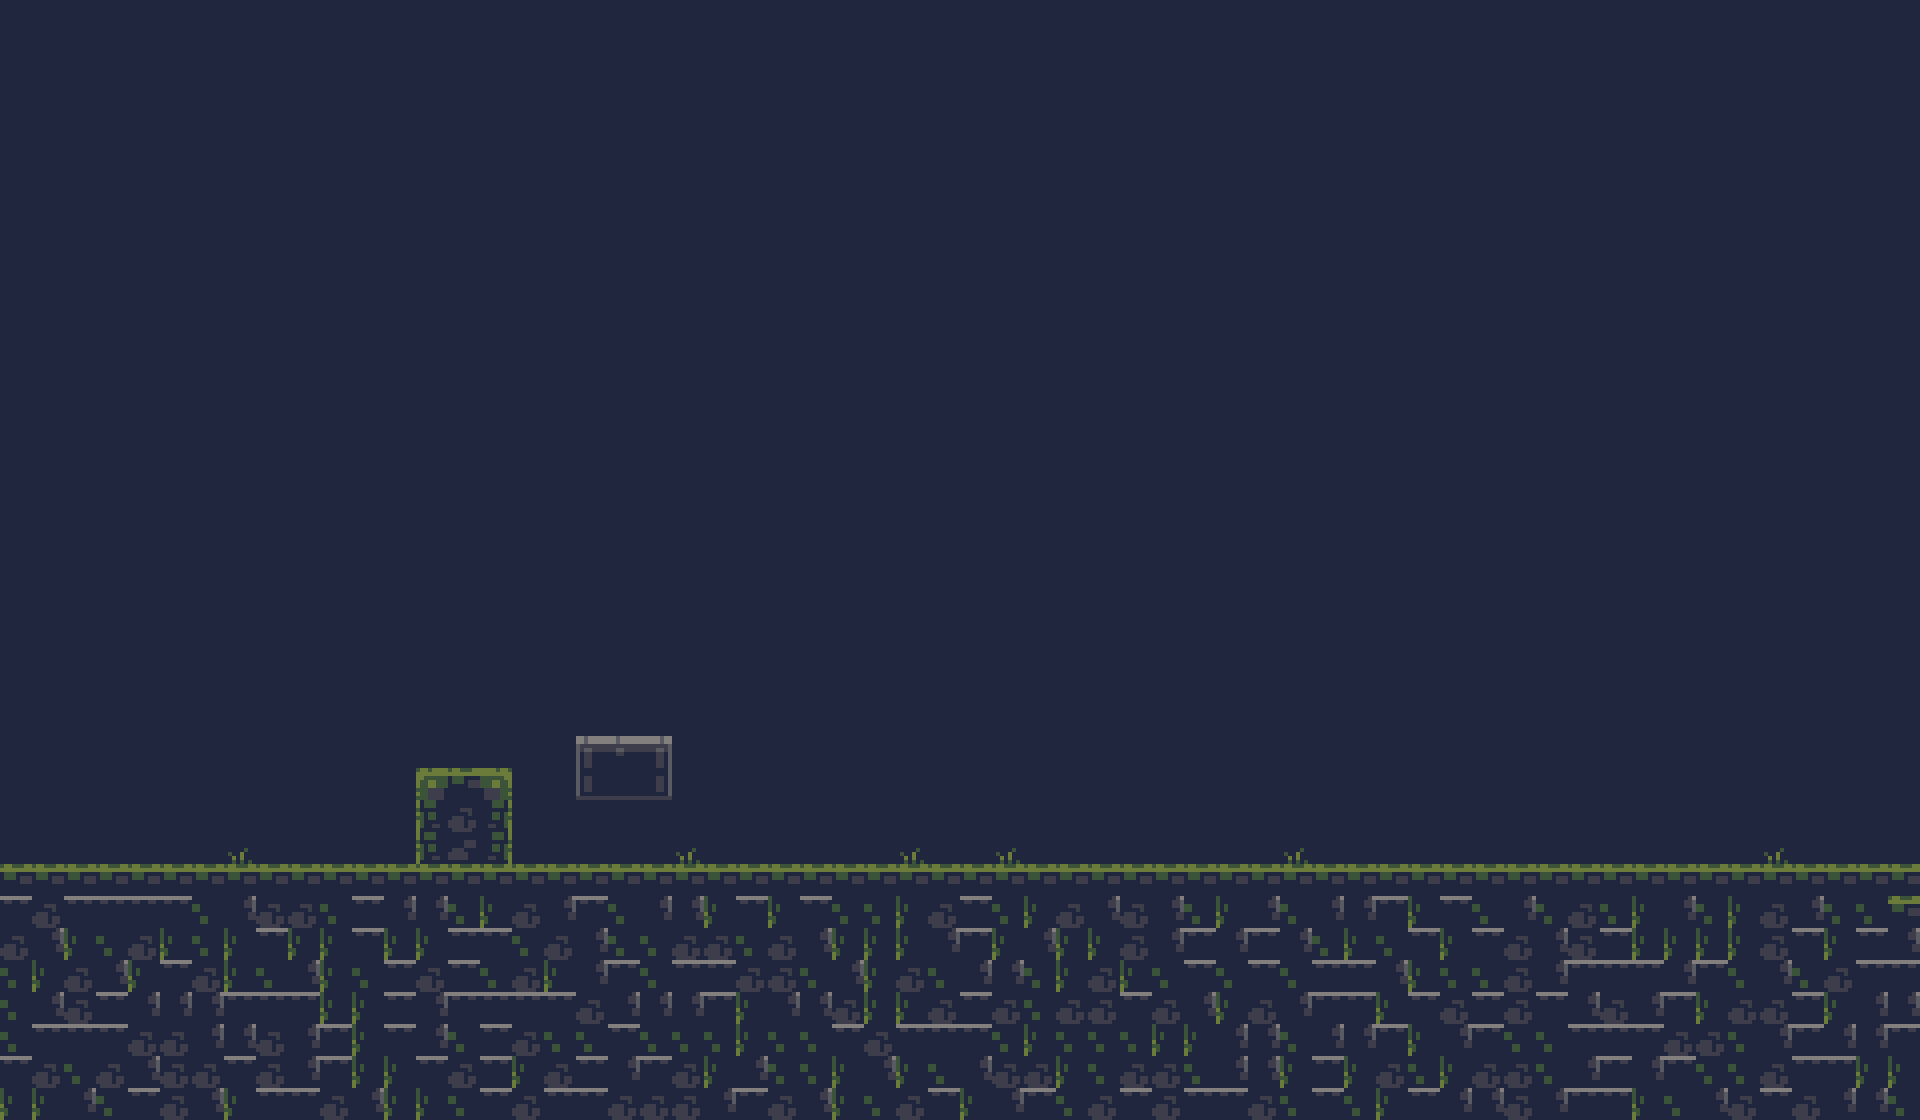

A 2D game scene composited from a Tiled map and its tileset images. What follows is a short description and the map's XML, with each tile layer's data collapsed to a summary:
An orthogonal 60x35 tile map with 32x32 px tiles, 3 tile layers (Tile Layer 1, Tile Layer 2, Tile Layer 3) and 4 objects (3x Collider).

<map version="1.8" tiledversion="1.8.4" orientation="orthogonal" renderorder="right-down" width="60" height="35" tilewidth="32" tileheight="32" infinite="0" nextlayerid="5" nextobjectid="6">
 <tileset firstgid="1" name="cavesofgallet_tiles" tilewidth="32" tileheight="32" tilecount="96" columns="8">
  <image source="cavesofgallet_tiles.png" width="256" height="384" />
 </tileset>
 <layer id="1" name="Tile Layer 1" width="60" height="35">
  <data>[2100 cells, 2100 non-empty, 1 distinct tile ids]</data>
 </layer>
 <objectgroup id="4" name="Object Layer 1">
  <object id="1" name="Collider" type="Collider" x="0" y="864" width="1920" height="256" />
  <object id="2" x="-148.485" y="427.273" />
  <object id="3" name="Collider" type="Collider" x="576" y="736" width="96" height="64" />
  <object id="5" name="Collider" type="Collider" x="416" y="768" width="96" height="96" />
 </objectgroup>
 <layer id="2" name="Tile Layer 2" width="60" height="35">
  <data>[2100 cells, 495 non-empty, 13 distinct tile ids]</data>
 </layer>
 <layer id="3" name="Tile Layer 3" width="60" height="35">
  <data>[2100 cells, 6 non-empty, 1 distinct tile ids]</data>
 </layer>
</map>